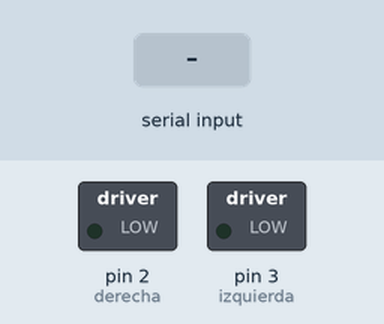
Bench run of a sketch on a simulated Arduino Mega 2560, built with avr-gcc and run on an emulated ATmega2560. Shown: switched loads named in the sketch (green lamp = pin HIGH). The inputs (shaded band) are chosen by the test bench.

Above: at 1.2 s.
1.3 s: "1" received over the second serial link
At 1.7 s:
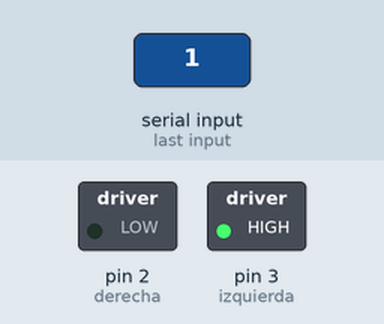
2.8 s: "2" received over the second serial link
At 4.0 s:
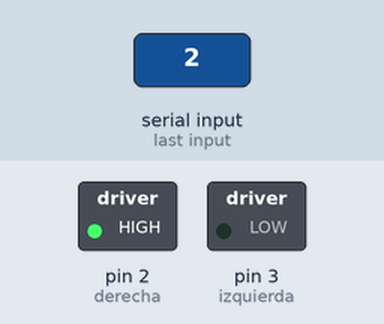
4.3 s: "3" received over the second serial link
At 5.2 s:
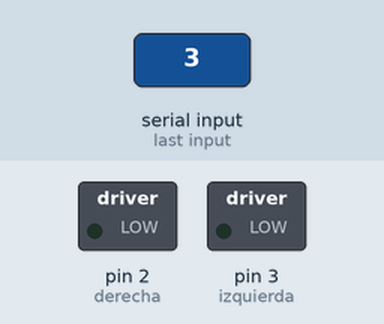
Timing chart, 0 to 7.3 s (numbered marks = the images above; inputs shaded):
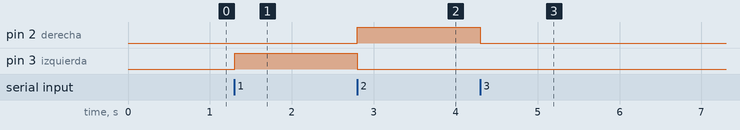

The sketch:

bluetoothMotorDC.ino
```cpp
//Se declaran los pines de salida que le indicarán al CI el sentido del giro del motor
const int izquierda = 3;
const int derecha = 2;
int lectura = 0; //Variable que guarda los datos recibidos por el módulo Bluetooth

void setup(){
    //Se configuran los pines en modo de salida y se establecen en bajo para que al iniciar
    //el programa, el motor esté apagado
    pinMode(izquierda, OUTPUT);
    pinMode(derecha, OUTPUT);
    digitalWrite(izquierda, LOW);
    digitalWrite(derecha, LOW);
    //Se inicia el puerto serial uno en 9600.
    //El puerto serial es el uno debido a que el proyecto se realizó en un Arduino MEGA 2560 y
    //el módulo se conectará al puerto 18 (TX1) y 19 (RX1)
    Serial1.begin(9600);
  }

void loop(){
  //Si existe conexión
  if(Serial1.available()){
    //Guarda el valor leido
    lectura = Serial1.read();
    //Compara el valor leido con 1, 2 o 3
  if(lectura == '1'){
    //Configura las salidas para el estado que se desea
    digitalWrite(izquierda, HIGH);
    digitalWrite(derecha, LOW);
    Serial1.println("ESTADO: izquierda");
  }
  if(lectura == '2'){
    digitalWrite(izquierda, LOW);
    digitalWrite(derecha, HIGH);
    Serial1.println("ESTADO: derecha");
  }
  if(lectura == '3'){
    digitalWrite(izquierda, LOW);
    digitalWrite(derecha, LOW);
    Serial1.println("ESTADO: detenido");
  }
  }

}
```

Measured:
- after the input at 1.3 s, pin 3 (izquierda): LOW → HIGH at once
- after the input at 2.8 s, pin 2 (derecha): LOW → HIGH at once; pin 3 (izquierda): HIGH → LOW at once
- after the input at 4.3 s, pin 2 (derecha): HIGH → LOW at once
